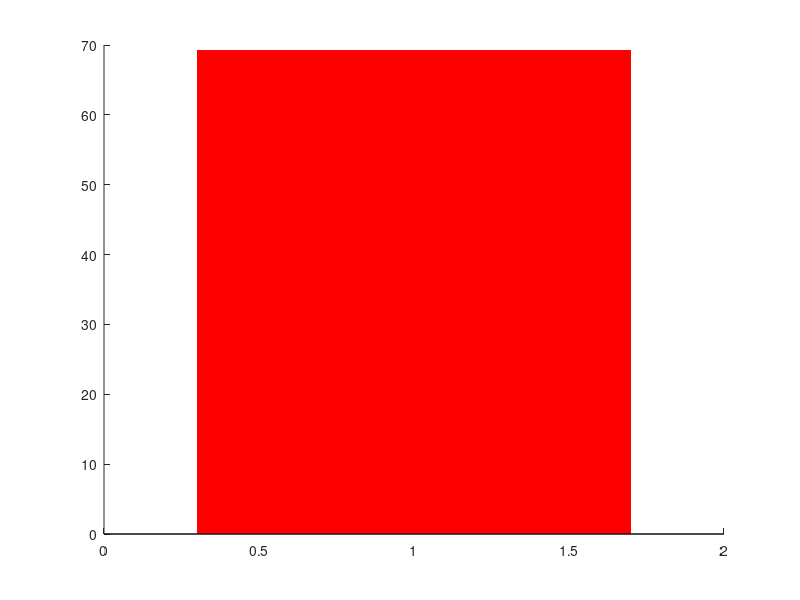

Write MATLAB code to recreate this figure. (Note: this script raises an error after producing the figure.)
%%%%%%%%%%%%%%%%%%%%%%%%%%%%%%%%%%%%%%%%%%%%%%%%%%%%%%%%%%%%%%%%%%%%%%%%%%%%%
% Figure 2 % Jiwon Park % 2023/09/21
% Figure 2A: Comparison of Beliefs about the risks of smoking
%
% 1. perceived risk of direct smoking
% 2. perceived risk of second-hand smoking 
% 3. perceived risk of direct smoking, afffecting their own health 

% Figure 2B: Correlation b/w Beliefs about the risks of smoking and infection
% 1. risk of direct smoking ~ infection 
% 2. risk of second-hand smoking ~ infection
%%%%%%%%%%%%%%%%%%%%%%%%%%%%%%%%%%%%%%%%%%%%%%%%%%%%%%%%%%%%%%%%%%%%%%%%%%%%%

clear; clc;
load gitHub_Sample2.mat

% smoking status 
subjS=find(Sample2_smoking_StatusS==1);
subjPS=find(Sample2_smoking_StatusPS==1);
subjNS=find(Sample2_smoking_StatusNS==1);


%% %%%%%%%%%%%%%%%%%%%%%%%%%%%%%%%%%%%%%%%%%%%%%%%%%%%%%%%%%%%%%%%%%%
%% Figure 2A: Comparison of Beliefs about the risks of smoking
%%%%%%%%%%%%%%%%%%%%%%%%%%%%%%%%%%%%%%%%%%%%%%%%%%%%%%%%%%%%%%%%%%%%

direct=Sample2_smoking_perceivedRiskOfDirectSmoking;
indirect=Sample2_smoking_perceivedRiskOfSecondHandSmoking;
self=Sample2_smoking_perceivedRiskOfDirectSmokingSelf;
infection=Sample2_covid_PerceivedRiskOfBeingInfected;

data_avg_direct_t1=[mean(direct(subjS)) mean(direct(subjPS)) mean(direct(subjNS))]
sem_avg_direct_t1=[std(direct(subjS))/sqrt(length(subjS)) std(direct(subjPS))/sqrt(length(subjPS)) std(direct(subjNS))/sqrt(length(subjNS))]
data_avg_indirect_t1=[mean(indirect(subjS)) mean(indirect(subjPS)) mean(indirect(subjNS))]
sem_avg_indirect_t1=[std(indirect(subjS))/sqrt(length(subjS)) std(indirect(subjPS))/sqrt(length(subjPS)) std(indirect(subjNS))/sqrt(length(subjNS))]
data_avg_self_t1=[mean(self(subjS)) mean(self(subjPS))]
sem_avg_self_t1=[std(self(subjS))/sqrt(length(subjS)) std(self(subjPS))/sqrt(length(subjPS))]

%% perceived risk of direct smoking
c={'r','b','k'};
figure('color','w'); hold on;
count=0;
for idx=1:3
    count=count+1;
    bar(idx, data_avg_direct_t1(count),'facecolor',c{count},'edgecolor','none','barwidth',0.7);
    errorbar(idx, data_avg_direct_t1(count), sem_avg_direct_t1(count),'linewidth',2, 'color','k');
end
xticks(1:3); xticklabels({'S','PS','NS'});
ylim([0 100]); ylabel('Perceived risk of smoking');
yticks(0:20:100)
set(gca,'linewidth',2,'fontsize',18);

%% perceived risk of second-hand smoking
c={'r','b','k'};
figure('color','w'); hold on;
count=0;
for idx=1:3
    count=count+1;
    bar(idx, data_avg_indirect_t1(count),'facecolor',c{count},'edgecolor','none','barwidth',0.7);
    errorbar(idx, data_avg_indirect_t1(count), sem_avg_indirect_t1(count),'linewidth',2, 'color','k');
end
xticks(1:3); xticklabels({'S','PS','NS'});
ylim([0 100]); ylabel('Perceived risk of smoking');
yticks(0:20:100)
set(gca,'linewidth',2,'fontsize',18);

%% direct; affecting their own health
c={'r','b','k'};
figure('color','w'); hold on;
count=0;
for idx=1:2
    count=count+1;
    bar(idx, data_avg_self_t1(count),'facecolor',c{count},'edgecolor','none','barwidth',0.7);
    errorbar(idx, data_avg_self_t1(count), sem_avg_self_t1(count),'linewidth',2, 'color','k');
end
xticks(1:2); xticklabels({'S','PS'});
ylim([0 100]); ylabel('Perceived risk of smoking; self');
yticks(0:20:100)
set(gca,'linewidth',2,'fontsize',18);


%% %%%%%%%%%%%%%%%%%%%%%%%%%%%%%%%%%%%%%%%%%%%%%%%%%%%%%%%%%%%%%%%%%%
%% Figure 2B: Correlation b/w Beliefs about the risks of smoking and infection
%%%%%%%%%%%%%%%%%%%%%%%%%%%%%%%%%%%%%%%%%%%%%%%%%%%%%%%%%%%%%%%%%%%%
clc;
s=subjNS; % S or PS or NS 
x=direct(s); % direct or indirect 
y=Sample2_covid_PerceivedRiskOfBeingInfected(s);

figure('color','w'); hold on;
plot(x, y, '.','markersize',20,'color',[0.7 0.7 0.7])
[r p]=corr(x,y,'type','Pearson')

c=[0.7 0.7 0.7];
c='r';
xaxis_=[0 100];

stats=regstats(y, x); b0=stats.beta(1); b1=stats.beta(2);
xx= linspace(xaxis_(1),xaxis_(2), 2); % Adapt n for resolution of graph
yy= b0+b1*xx;
plot(xx,yy,'linewidth',8,'color',c);
set(gca,'linewidth',2,'fontsize',18);


%% correlation test
% [p, z, za, zb] = corr_rtest(ra, rb, na, nb) 

% comparison of two correlation coefficients
% 
% input: ra, rb: r-values of correlation coefficient
%        na, nb: the number of datas
%
% ouput: p(1): pvalue of one-tailed test
%        p(2): pvalue of two-tailed test
%        za, zb: z transformed value of ra, rb
%

% comparison of two correlation coefficient 
% inspired from r.test() of Rlang
% cite: https://www.mathworks.com/matlabcentral/fileexchange/61398-comparison-test-of-two-correlation-coefficient-corr_rtest-ra-rb-na-nb
% using Fisher Z-transformation (https://www.statisticshowto.com/fisher-z/)

smokingBelief=direct;
[DrS,DpS]=corr(smokingBelief(subjS),infection(subjS))
[DrPS, DpPS]=corr(smokingBelief(subjPS),infection(subjPS))
[DrNS, DpNS]=corr(smokingBelief(subjNS),infection(subjNS))

smokingBelief=indirect;
[IDrS,IDpS]=corr(smokingBelief(subjS),infection(subjS))
[IDrPS, IDpPS]=corr(smokingBelief(subjPS),infection(subjPS))
[IDrNS, IDpNS]=corr(smokingBelief(subjNS),infection(subjNS))


clc;[p, z, za, zb] = corr_rtest(DrS, IDrS, length(subjS), length(subjS)) 
clc;[p, z, za, zb] = corr_rtest(DrPS, IDrPS, length(subjPS), length(subjPS)) 
clc;[p, z, za, zb] = corr_rtest(DrNS, IDrNS, length(subjNS), length(subjNS))

